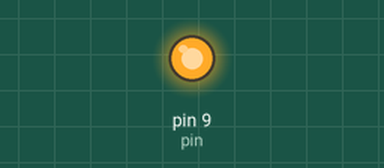
Bench run of a sketch on a simulated Arduino Uno, built with avr-gcc and run on an emulated ATmega328P. On the bench: output pins drawn as LEDs (lit = HIGH).

Above: at 0.1 s.
At 3.3 s:
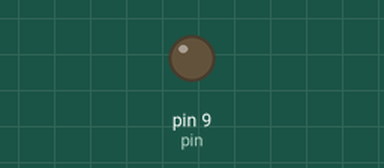
Timing chart, 0 to 6.2 s (numbered marks = the images above):
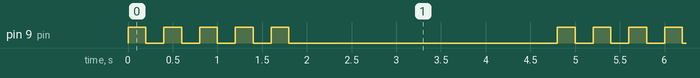

Measured:
- by itself, pin 9 (pin): repeats every 4.8 s: 4 × (LOW 0.20 s, HIGH 0.20 s), LOW 3.0 s, HIGH 0.20 s
- by itself, everything shown: repeats every 4.8 s, in 10 steps

The sketch:

meeting.ino
```cpp
//choose your pin
int pin = 9;

// the setup function runs once when you press reset or power the board
void setup() {
  // initialize digital pin 9 as an output.
  pinMode(pin, OUTPUT);
}

// the loop function runs over and over again forever
void loop() {
    digitalWrite(pin, HIGH);
    delay(200);
    digitalWrite(pin, LOW);
    delay(200);

    digitalWrite(pin, HIGH);
    delay(200);
    digitalWrite(pin, LOW);
    delay(200);

    digitalWrite(pin, HIGH);
    delay(200);
    digitalWrite(pin, LOW);
    delay(200);

    digitalWrite(pin, HIGH);
    delay(200);
    digitalWrite(pin, LOW);
    delay(200);

    digitalWrite(pin, HIGH);
    delay(200);
    digitalWrite(pin, LOW);
    delay(3000);
 }
```
